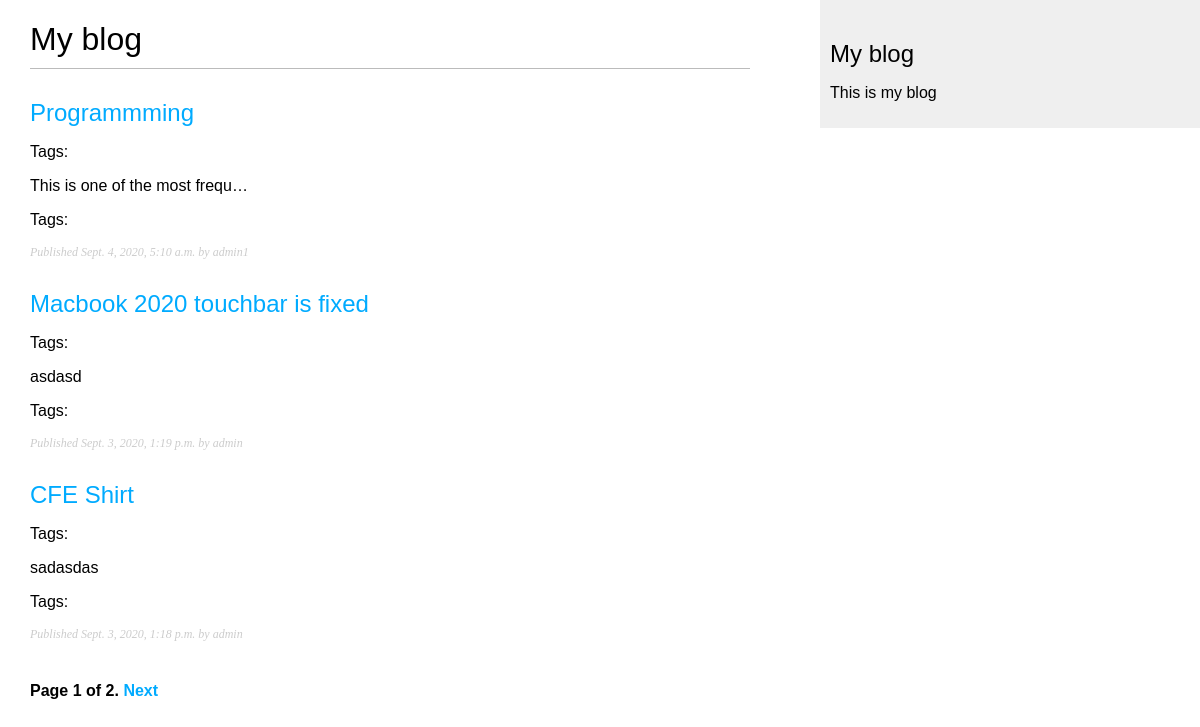
Screenshot of /blog/ with the database file from the repository.
### blog/models.py (models this page shows, shortened)
class Post(models.Model):
    STATUS_CHOICES = (
        ('draft', 'Draft'),
        ('published', 'Published')
    )
    title = models.CharField(max_length=250)
    slug = models.SlugField(max_length=250, unique_for_date='publish')
    author = models.ForeignKey(User, on_delete=models.CASCADE, related_name='blog_posts')
    body = models.TextField()
    publish = models.DateTimeField(default=timezone.now)
    created = models.DateTimeField(auto_now_add=True)
    updated = models.DateTimeField(auto_now=True)
    status = models.CharField(max_length=10, choices=STATUS_CHOICES, default='draft')
    tags = TaggableManager()
    objects = models.Manager()
    published = PublishedManager()
    def get_absolute_url(self):
        return reverse('blog:post_detail', args=[self.publish.year,
                       self.publish.month, self.publish.day, self.slug])
    class Meta:
        ordering = ('-publish',)

### blog/views.py (the view)
# urls.py: path('', views.post_list, name='post_list'), # function-based-view
def post_list(request, tag_slug=None):
    object_list = Post.published.all()
    tag = None
    if tag_slug:
        tag = get_object_or_404(Tag, slug=tag_slug)
        object_list = object_list.filter(tags__in=[tag])
    paginator = Paginator(object_list, 3)
    page = request.GET.get('page')
    try:
        posts = paginator.page(page)
    except PageNotAnInteger:
        posts = paginator.page(1)
    except EmptyPage:
        posts = paginator.page(paginator.num_pages)
    return render(request, 'blog/post/list.html', {'page': page, 'posts': posts, 'tag': tag})

### blog/models.py (called while the page is built)
    def get_queryset(self):
        return super().get_queryset().filter(status='published')

### blog/templates/blog/post/list.html (shortened to what this page needs)
{% extends "blog/base.html" %}
{% block content %}
    <h1>My blog</h1>
    {% for post in posts %}
        <h2>
            <a href="{{ post.get_absolute_url }}">{{ post.title }}</a>
        </h2>
        <p class="tags">
            Tags:
        </p>
        {{ post.body | truncatechars:30|linebreaks }}
        <p class="tags">Tags: {{ post.tags.all|join:", " }}</p>
        <p class="date">Published {{ post.publish }} by {{ post.author }}</p>
    {% endfor %}
    {% include "pagination.html" with page=posts %}
{% endblock %}

### blog/static/css/blog.css (style rules this page uses)
body { margin:0; padding:0; font-family:helvetica, sans-serif; }
a { color:#00abff; text-decoration:none; }
h1 { font-weight:normal; border-bottom:1px solid #bbb; padding:0 0 10px 0; }
h2 { font-weight:normal; margin:30px 0 0; }
p.date { color:#ccc; font-family: georgia, serif; font-size: 12px; font-style: italic; }

### rows the page displays
Post: title "Programmming", body "This is one of the most frequ…", publish "Sept. 4, 2020, 5:10 a.m.", author "admin1"
Post: title "Macbook 2020 touchbar is fixed", body "asdasd", publish "Sept. 3, 2020, 1:19 p.m.", author "admin"
Post: title "CFE Shirt", body "sadasdas", publish "Sept. 3, 2020, 1:18 p.m.", author "admin"

### other values shown
{{ page.number }} "1"
{{ page.paginator.num_pages }} "2"
